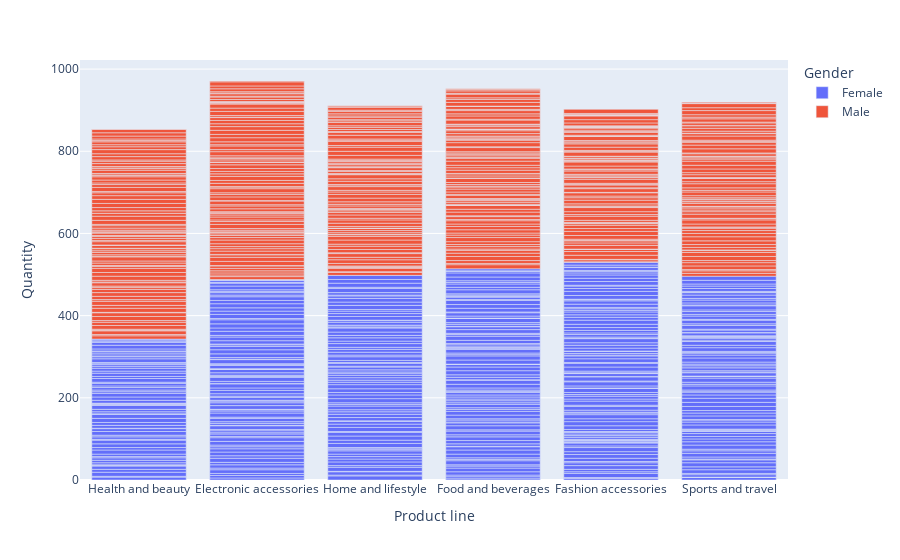

Notebook source saved alongside this figure:
### Code cell
px.bar(df , x = "Product line" , y ="Quantity" , color = 'Gender')

### Figure 1 — Plotly figure (JSON) as saved in the notebook; plotly's stock layout.template omitted (floating-point values rounded to 4 significant figures; data arrays with more than 128 entries replaced by an {"elided": "..."} marker saying what was removed)
{"data": [{"alignmentgroup": "True", "hovertemplate": "Gender=Female<br>Product line=%{x}<br>Quantity=%{y}<extra></extra>", "legendgroup": "Female", "marker": {"color": "#636efa", "pattern": {"shape": ""}}, "name": "Female", "offsetgroup": "Female", "orientation": "v", "showlegend": true, "textposition": "auto", "type": "bar", "x": {"elided": "501 str values"}, "xaxis": "x", "y": {"elided": "501 int values"}, "yaxis": "y"}, {"alignmentgroup": "True", "hovertemplate": "Gender=Male<br>Product line=%{x}<br>Quantity=%{y}<extra></extra>", "legendgroup": "Male", "marker": {"color": "#EF553B", "pattern": {"shape": ""}}, "name": "Male", "offsetgroup": "Male", "orientation": "v", "showlegend": true, "textposition": "auto", "type": "bar", "x": {"elided": "499 str values"}, "xaxis": "x", "y": {"elided": "499 int values"}, "yaxis": "y"}], "layout": {"barmode": "relative", "legend": {"title": {"text": "Gender"}, "tracegroupgap": 0}, "margin": {"t": 60}, "xaxis": {"anchor": "y", "domain": [0, 1], "title": {"text": "Product line"}}, "yaxis": {"anchor": "x", "domain": [0, 1], "title": {"text": "Quantity"}}}}
